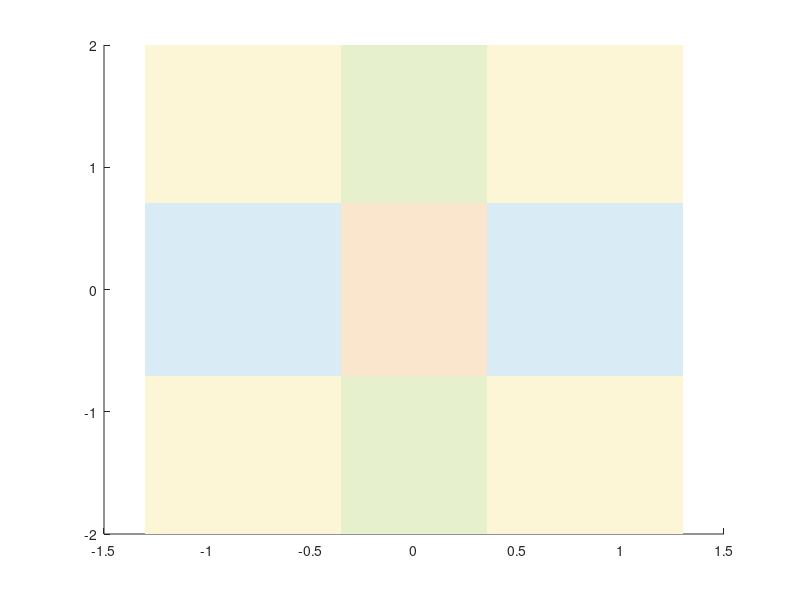

Reproduce this figure in MATLAB. (Note: this script raises an error after producing the figure.)
clear
close all
clc

global a b c w
w=0.3;
a=0.25;
b=2;
c=0.5;

% 计算关键参数
z1=sqrt(c);           % 水平分界线位置 ≈0.707
ymax=sqrt(a/b);       % 垂直分界线位置 ≈0.353

% 设置图形范围
y_min = -1.3;   y_max = 1.3;
z_min = -2; z_max = 2;

% 定义四种填充颜色 [R G B]
color_corner = [0.99 0.96 0.84];  
color_topbot = [0.9 0.94 0.8]; 
color_leftright = [0.85 0.92 0.96]; 
color_center = [0.98 0.9 0.8];  

figure;
hold on;

% 1. 填充四个角（左上、右上、左下、右下）
% 左上
fill([y_min -ymax -ymax y_min], [z1 z1 z_max z_max], color_corner, 'EdgeColor', 'none');
% 右上  
fill([ymax y_max y_max ymax], [z1 z1 z_max z_max], color_corner, 'EdgeColor', 'none');
% 左下
fill([y_min -ymax -ymax y_min], [-z1 -z1 z_min z_min], color_corner, 'EdgeColor', 'none');
% 右下
fill([ymax y_max y_max ymax], [-z1 -z1 z_min z_min], color_corner, 'EdgeColor', 'none');

% 2. 填充上下边条（上中、下中）
% 上中
fill([-ymax ymax ymax -ymax], [z1 z1 z_max z_max], color_topbot, 'EdgeColor', 'none');
% 下中
fill([-ymax ymax ymax -ymax], [-z1 -z1 z_min z_min], color_topbot, 'EdgeColor', 'none');

% 3. 填充左右边条（左中、右中）
% 左中
fill([y_min -ymax -ymax y_min], [-z1 -z1 z1 z1], color_leftright, 'EdgeColor', 'none');
% 右中
fill([ymax y_max y_max ymax], [-z1 -z1 z1 z1], color_leftright, 'EdgeColor', 'none');

% 4. 填充中心区域
fill([-ymax ymax ymax -ymax], [-z1 -z1 z1 z1], color_center, 'EdgeColor', 'none');

% 绘制轨迹（使用不同颜色区分上下）
colors = {[0.2 0.6 0.9], [0.9 0.4 0.2],[0.00 0.60 0.30],[0.80 0.40 0.00]};  % 蓝色（上）、橙红色（下）

for i=1:4
    x0=[0  0.5    0.5;...
        0  0.5    -0.5;...
        0.92  0.5    0.5;...
        0.92  0.5    -0.5];
    
    options=odeset('RelTol',1e-9 , 'AbsTol',1e-9);
    [t,x1]=ode45(@sys_model_ode,[0 2000],x0(i,:),options);
    
    n1=length(x1(:,1));    
    span1=round(n1*0.25):n1;  % 舍弃前25%暂态
    
    plot(x1(span1,2),x1(span1,3), 'Color', colors{i}, 'LineWidth', 0.8);
end

% 绘制参考线
plot([y_min y_max],[z1 z1],'r-.','LineWidth',0.8);      % 上水平红线
plot([y_min y_max],[-z1 -z1],'r-.','LineWidth',0.8);    % 下水平红线
plot([y_min y_max],[0 0],'k-','LineWidth',0.8);         % z=0轴线

plot([ymax ymax],[z_min z_max],'b-.','LineWidth',0.8);   % 右垂直绿线
plot([-ymax -ymax],[z_min z_max],'b-.','LineWidth',0.8); % 左垂直绿线
plot([0 0],[z_min z_max],'k-','LineWidth',0.8);          % y=0轴线

% 设置坐标轴属性
axis([y_min y_max z_min z_max]);
% axis equal;
box on;
set(gca,'Layer','top');  % 确保坐标轴线在填充层之上
set(gcf,'PaperType','a2');
set(gca,'Position',[.15 .15 .8 .8]);
set(gcf,'Renderer','painters');
set(gca,'FontName','Times New Roman','FontSize',12,'LineWidth',1);

xlabel('$y$','Interpreter','latex','FontSize',18);
ylabel('$z$','Interpreter','latex','FontSize',18);
